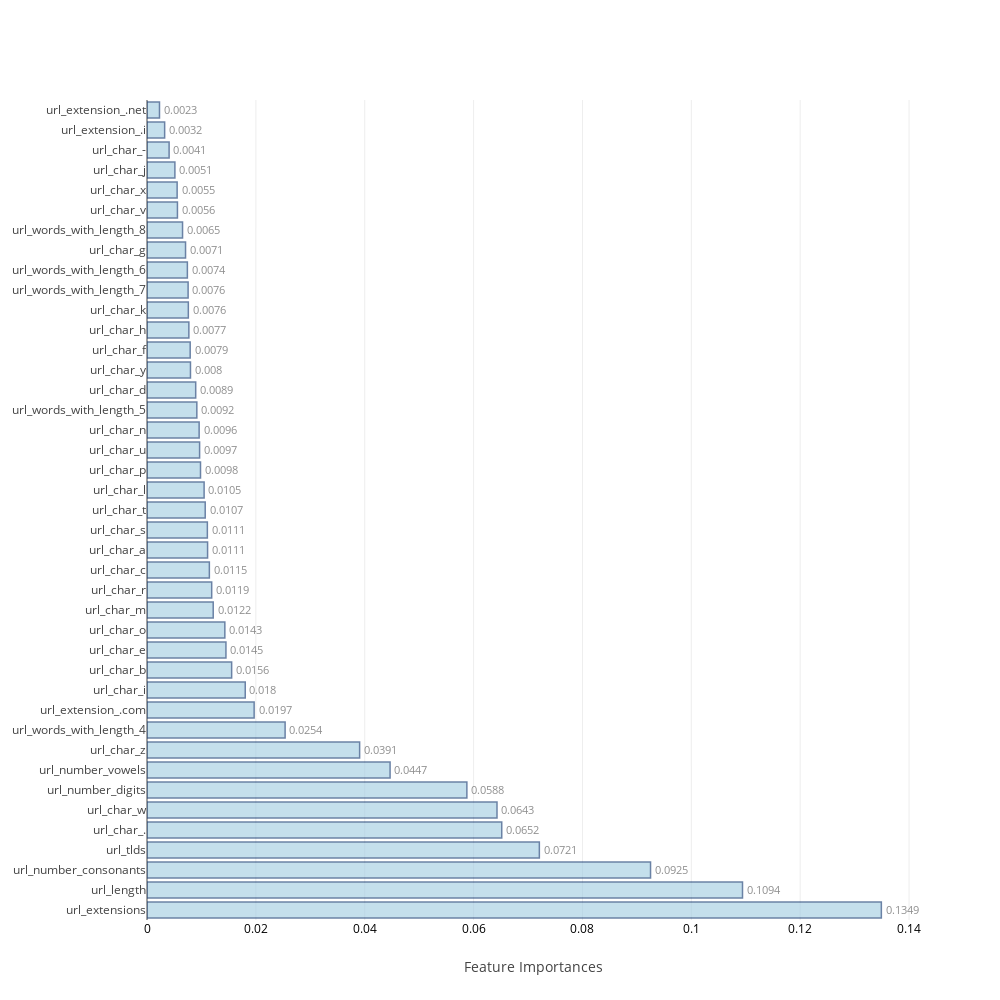
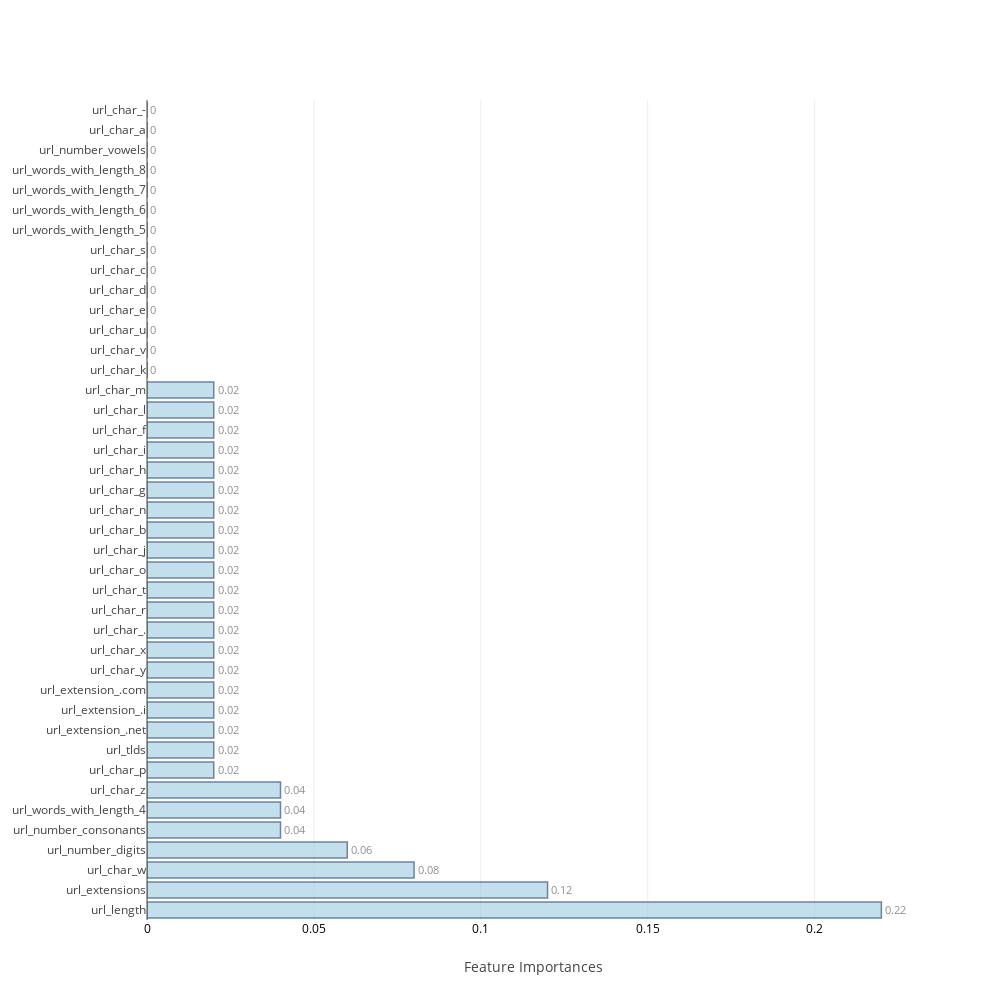
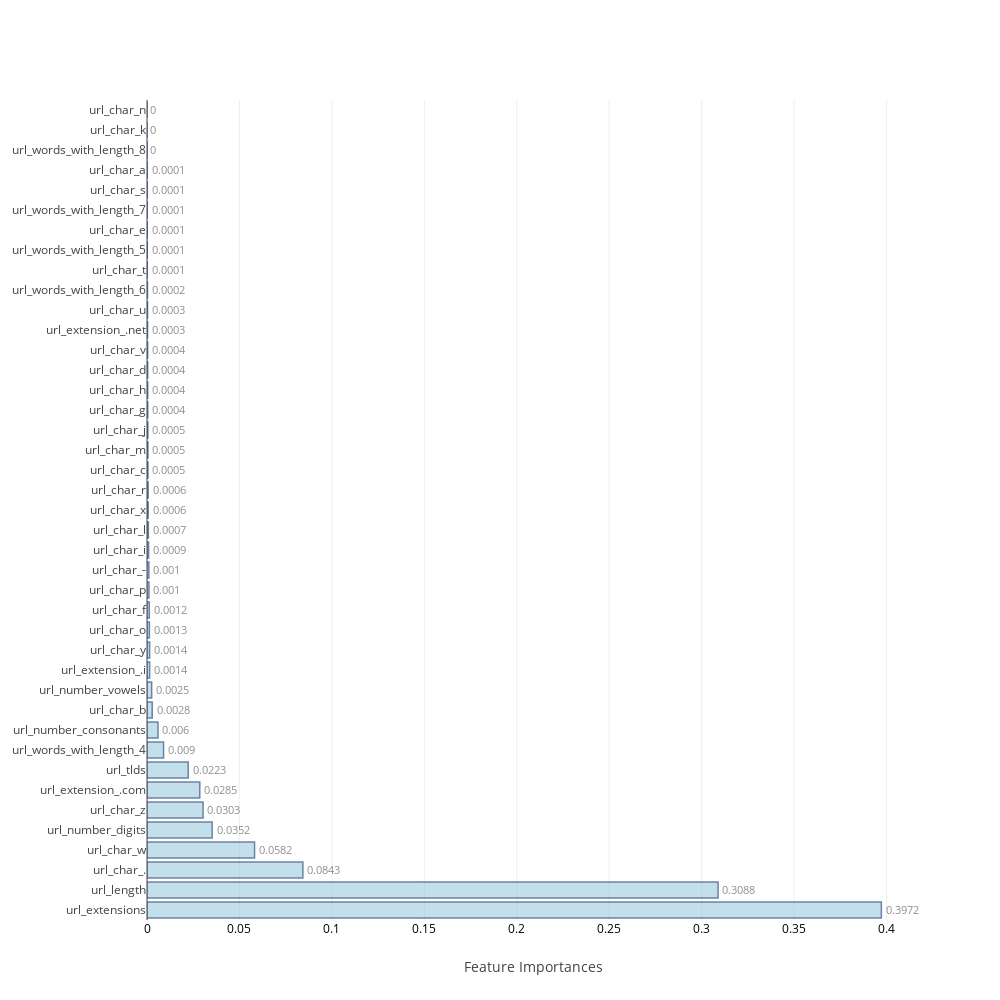
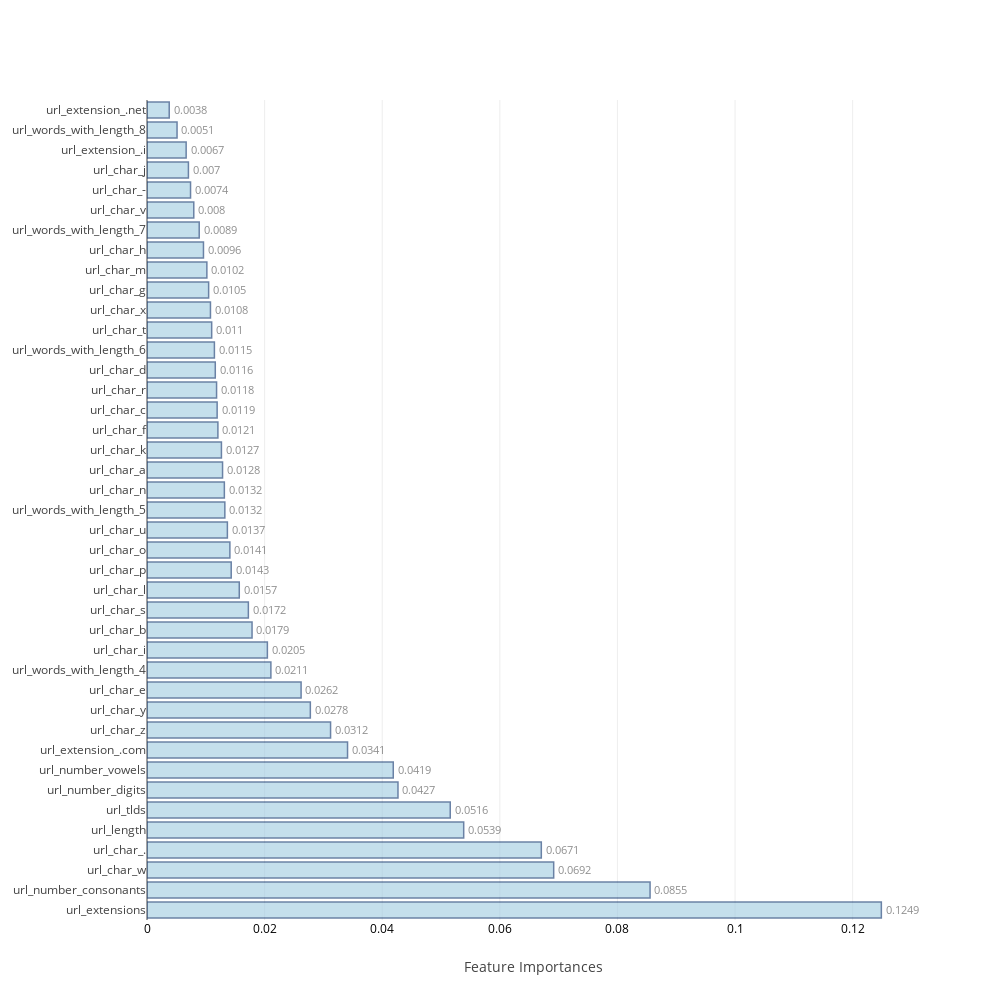

Notebook code for these charts, in order:
### Code cell
feat_imp=[None]*4
j=0
for i in range(0,8):
    if i>=2 and i<=5:
        model,cm_train,cm_test,acc_train,acc_test,roc_auc,feat_imp[j],mcc=f[i](scaled_X_train,train_Y,scaled_X_test,test_Y,columns)
        j=j+1
    else:
        model,cm_train,cm_test,acc_train,acc_test,roc_auc,mcc=f[i](scaled_X_train,train_Y,scaled_X_test,test_Y)
    table_80_50_train.loc[i]=   ([acc_train,cm_train.TP,cm_train.TN,cm_train.FP,cm_train.FN,cm_train.FPR,cm_train.FNR])
    table_80_50_test.loc[i] =   ([acc_test ,cm_test.TP, cm_test.TN, cm_test.FP, cm_test.FN, cm_test.FPR, cm_test.FNR,roc_auc,mcc])
    print("\n")

### Figure 1 — Plotly figure (JSON) as saved in the notebook; plotly's stock layout.template omitted (floating-point values rounded to 4 significant figures)
{"data": [{"marker": {"color": "rgb(158,202,225)", "line": {"color": "rgb(8,48,107)", "width": 1.5}}, "opacity": 0.6, "orientation": "h", "text": [0.1349, 0.1094, 0.0925, 0.0721, 0.0652, 0.0643, 0.0588, 0.0447, 0.0391, 0.0254, 0.0197, 0.018, 0.0156, 0.0145, 0.0143, 0.0122, 0.0119, 0.0115, 0.0111, 0.0111, 0.0107, 0.0105, 0.0098, 0.0097, 0.0096, 0.0092, 0.0089, 0.008, 0.0079, 0.0077, 0.0076, 0.0076, 0.0074, 0.0071, 0.0065, 0.0056, 0.0055, 0.0051, 0.0041, 0.0032, 0.0023], "textposition": "outside", "type": "bar", "uid": "578efb17-0352-45e8-9363-2d91eaea320d", "x": [0.1349, 0.1094, 0.0925, 0.07208, 0.06517, 0.0643, 0.05876, 0.04466, 0.03906, 0.02537, 0.01968, 0.01805, 0.01555, 0.0145, 0.0143, 0.01216, 0.01188, 0.01146, 0.01113, 0.01109, 0.01069, 0.01049, 0.00983, 0.009663, 0.009578, 0.009155, 0.008947, 0.007986, 0.007933, 0.007689, 0.007593, 0.007552, 0.007416, 0.007079, 0.006532, 0.005592, 0.005536, 0.005124, 0.004062, 0.003242, 0.002295], "y": ["url_extensions", "url_length", "url_number_consonants", "url_tlds", "url_char_.", "url_char_w", "url_number_digits", "url_number_vowels", "url_char_z", "url_words_with_length_4", "url_extension_.com", "url_char_i", "url_char_b", "url_char_e", "url_char_o", "url_char_m", "url_char_r", "url_char_c", "url_char_a", "url_char_s", "url_char_t", "url_char_l", "url_char_p", "url_char_u", "url_char_n", "url_words_with_length_5", "url_char_d", "url_char_y", "url_char_f", "url_char_h", "url_char_k", "url_words_with_length_7", "url_words_with_length_6", "url_char_g", "url_words_with_length_8", "url_char_v", "url_char_x", "url_char_j", "url_char_-", "url_extension_.i", "url_extension_.net"]}], "layout": {"autosize": false, "height": 1000, "width": 1000, "xaxis": {"tickfont": {"color": "black", "size": 12}, "title": "Feature Importances"}, "yaxis": {"automargin": true}}}

### Figure 2 — Plotly figure (JSON) as saved in the notebook; plotly's stock layout.template omitted (floating-point values rounded to 4 significant figures)
{"data": [{"marker": {"color": "rgb(158,202,225)", "line": {"color": "rgb(8,48,107)", "width": 1.5}}, "opacity": 0.6, "orientation": "h", "text": [0.22, 0.12, 0.08, 0.06, 0.04, 0.04, 0.04, 0.02, 0.02, 0.02, 0.02, 0.02, 0.02, 0.02, 0.02, 0.02, 0.02, 0.02, 0.02, 0.02, 0.02, 0.02, 0.02, 0.02, 0.02, 0.02, 0.02, 0, 0, 0, 0, 0, 0, 0, 0, 0, 0, 0, 0, 0, 0], "textposition": "outside", "type": "bar", "uid": "fb82e1ef-1d6e-4bb2-878e-8dd19c3a8b1b", "x": [0.22, 0.12, 0.08, 0.06, 0.04, 0.04, 0.04, 0.02, 0.02, 0.02, 0.02, 0.02, 0.02, 0.02, 0.02, 0.02, 0.02, 0.02, 0.02, 0.02, 0.02, 0.02, 0.02, 0.02, 0.02, 0.02, 0.02, 0, 0, 0, 0, 0, 0, 0, 0, 0, 0, 0, 0, 0, 0], "y": ["url_length", "url_extensions", "url_char_w", "url_number_digits", "url_number_consonants", "url_words_with_length_4", "url_char_z", "url_char_p", "url_tlds", "url_extension_.net", "url_extension_.i", "url_extension_.com", "url_char_y", "url_char_x", "url_char_.", "url_char_r", "url_char_t", "url_char_o", "url_char_j", "url_char_b", "url_char_n", "url_char_g", "url_char_h", "url_char_i", "url_char_f", "url_char_l", "url_char_m", "url_char_k", "url_char_v", "url_char_u", "url_char_e", "url_char_d", "url_char_c", "url_char_s", "url_words_with_length_5", "url_words_with_length_6", "url_words_with_length_7", "url_words_with_length_8", "url_number_vowels", "url_char_a", "url_char_-"]}], "layout": {"autosize": false, "height": 1000, "width": 1000, "xaxis": {"tickfont": {"color": "black", "size": 12}, "title": "Feature Importances"}, "yaxis": {"automargin": true}}}

### Figure 3 — Plotly figure (JSON) as saved in the notebook; plotly's stock layout.template omitted (floating-point values rounded to 4 significant figures)
{"data": [{"marker": {"color": "rgb(158,202,225)", "line": {"color": "rgb(8,48,107)", "width": 1.5}}, "opacity": 0.6, "orientation": "h", "text": [0.3972, 0.3088, 0.0843, 0.0582, 0.0352, 0.0303, 0.0285, 0.0223, 0.009, 0.006, 0.0028, 0.0025, 0.0014, 0.0014, 0.0013, 0.0012, 0.001, 0.001, 0.0009, 0.0007, 0.0006, 0.0006, 0.0005, 0.0005, 0.0005, 0.0004, 0.0004, 0.0004, 0.0004, 0.0003, 0.0003, 0.0002, 0.0001, 0.0001, 0.0001, 0.0001, 0.0001, 0.0001, 0, 0, 0], "textposition": "outside", "type": "bar", "uid": "20336ce0-762e-4d39-8093-bef2c3f141f6", "x": [0.3972, 0.3088, 0.0843, 0.05816, 0.03524, 0.03032, 0.02854, 0.02228, 0.008954, 0.005952, 0.00282, 0.002527, 0.001445, 0.001427, 0.001296, 0.001228, 0.00105, 0.001001, 0.0008795, 0.0007441, 0.0006467, 0.0006191, 0.0005243, 0.0005207, 0.0004833, 0.0003888, 0.0003766, 0.0003665, 0.000359, 0.0003015, 0.0002902, 0.0002382, 0.0001431, 0.0001344, 0.0001119, 0.0001061, 0.0001004, 8.64e-05, 3e-05, 0, 0], "y": ["url_extensions", "url_length", "url_char_.", "url_char_w", "url_number_digits", "url_char_z", "url_extension_.com", "url_tlds", "url_words_with_length_4", "url_number_consonants", "url_char_b", "url_number_vowels", "url_extension_.i", "url_char_y", "url_char_o", "url_char_f", "url_char_p", "url_char_-", "url_char_i", "url_char_l", "url_char_x", "url_char_r", "url_char_c", "url_char_m", "url_char_j", "url_char_g", "url_char_h", "url_char_d", "url_char_v", "url_extension_.net", "url_char_u", "url_words_with_length_6", "url_char_t", "url_words_with_length_5", "url_char_e", "url_words_with_length_7", "url_char_s", "url_char_a", "url_words_with_length_8", "url_char_k", "url_char_n"]}], "layout": {"autosize": false, "height": 1000, "width": 1000, "xaxis": {"tickfont": {"color": "black", "size": 12}, "title": "Feature Importances"}, "yaxis": {"automargin": true}}}

### Figure 4 — Plotly figure (JSON) as saved in the notebook; plotly's stock layout.template omitted (floating-point values rounded to 4 significant figures)
{"data": [{"marker": {"color": "rgb(158,202,225)", "line": {"color": "rgb(8,48,107)", "width": 1.5}}, "opacity": 0.6, "orientation": "h", "text": [0.1249, 0.0855, 0.0692, 0.0671, 0.0539, 0.0516, 0.0427, 0.0419, 0.0341, 0.0312, 0.0278, 0.0262, 0.0211, 0.0205, 0.0179, 0.0172, 0.0157, 0.0143, 0.0141, 0.0137, 0.0132, 0.0132, 0.0128, 0.0127, 0.0121, 0.0119, 0.0118, 0.0116, 0.0115, 0.011, 0.0108, 0.0105, 0.0102, 0.0096, 0.0089, 0.008, 0.0074, 0.007, 0.0067, 0.0051, 0.0038], "textposition": "outside", "type": "bar", "uid": "b0f464f3-7977-4444-8f78-1b490dcb59af", "x": [0.1249, 0.08555, 0.06916, 0.06705, 0.05386, 0.05157, 0.04268, 0.04188, 0.0341, 0.03122, 0.02778, 0.0262, 0.02107, 0.02047, 0.01786, 0.01724, 0.01569, 0.01432, 0.01409, 0.01367, 0.01324, 0.01315, 0.01285, 0.01266, 0.01206, 0.01193, 0.01183, 0.01161, 0.01146, 0.011, 0.01079, 0.01048, 0.01018, 0.009602, 0.008879, 0.007954, 0.007405, 0.007044, 0.006657, 0.005108, 0.003778], "y": ["url_extensions", "url_number_consonants", "url_char_w", "url_char_.", "url_length", "url_tlds", "url_number_digits", "url_number_vowels", "url_extension_.com", "url_char_z", "url_char_y", "url_char_e", "url_words_with_length_4", "url_char_i", "url_char_b", "url_char_s", "url_char_l", "url_char_p", "url_char_o", "url_char_u", "url_words_with_length_5", "url_char_n", "url_char_a", "url_char_k", "url_char_f", "url_char_c", "url_char_r", "url_char_d", "url_words_with_length_6", "url_char_t", "url_char_x", "url_char_g", "url_char_m", "url_char_h", "url_words_with_length_7", "url_char_v", "url_char_-", "url_char_j", "url_extension_.i", "url_words_with_length_8", "url_extension_.net"]}], "layout": {"autosize": false, "height": 1000, "width": 1000, "xaxis": {"tickfont": {"color": "black", "size": 12}, "title": "Feature Importances"}, "yaxis": {"automargin": true}}}
